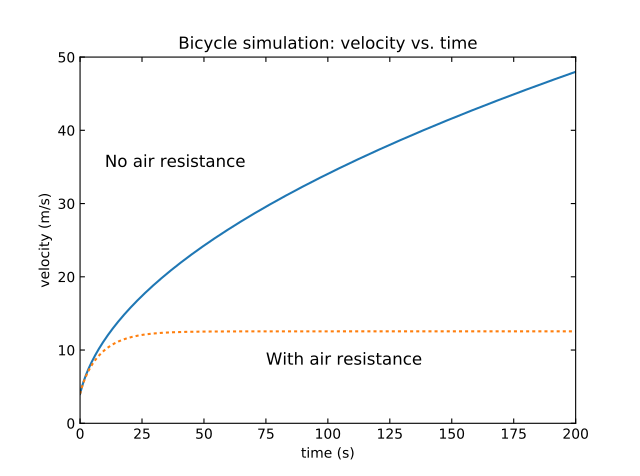

Recreate this plot in Python.
import matplotlib.pyplot as plt

def df1(param,f,t):
    return param[0]/(param[1]*f)

def df2(param, f, t):
    return param[0]/(param[1]*f) - param[2] * param[3] * param[4] * f**2 / (2 * param[1]) 

def euler(f0, df, dt, tend, *param):
    f = [f0]
    t = [0]
    n = int(tend/dt)
    for i in range(n):
        f += [f[-1] + df(param,f[-1],t[-1])*dt]
        t += [t[-1] + dt]
    return [t,f]

t1,v1 = euler(4, df1, 0.1, 200, 400, 70) #(param = [power, mass])
t2,v2 = euler(4, df2, 0.1, 200, 400, 70, 1, 1.225, 0.33) # param = [power, mass, C, rho, A]

plt.plot(t1,v1)
plt.plot(t2,v2,':')
plt.tick_params(direction = 'in', top = True, right = True)
plt.axis([0, 200, 0, 50])
plt.title('Bicycle simulation: velocity vs. time')
plt.xlabel('time (s)')
plt.ylabel('velocity (m/s)')
plt.annotate('No air resistance', xy=(10,35), fontsize=12)
plt.annotate('With air resistance', xy=(75,8), fontsize=12)
